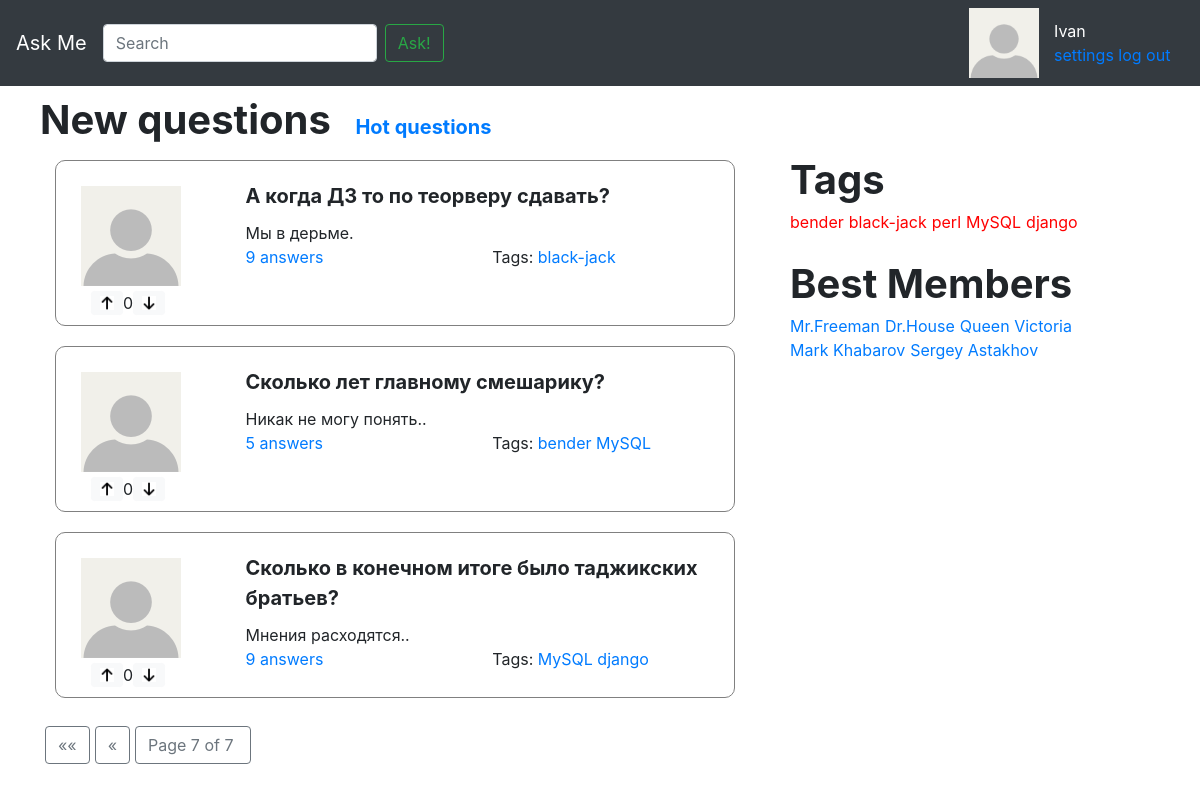
/?page=29, run on an earlier commit of the app's database.
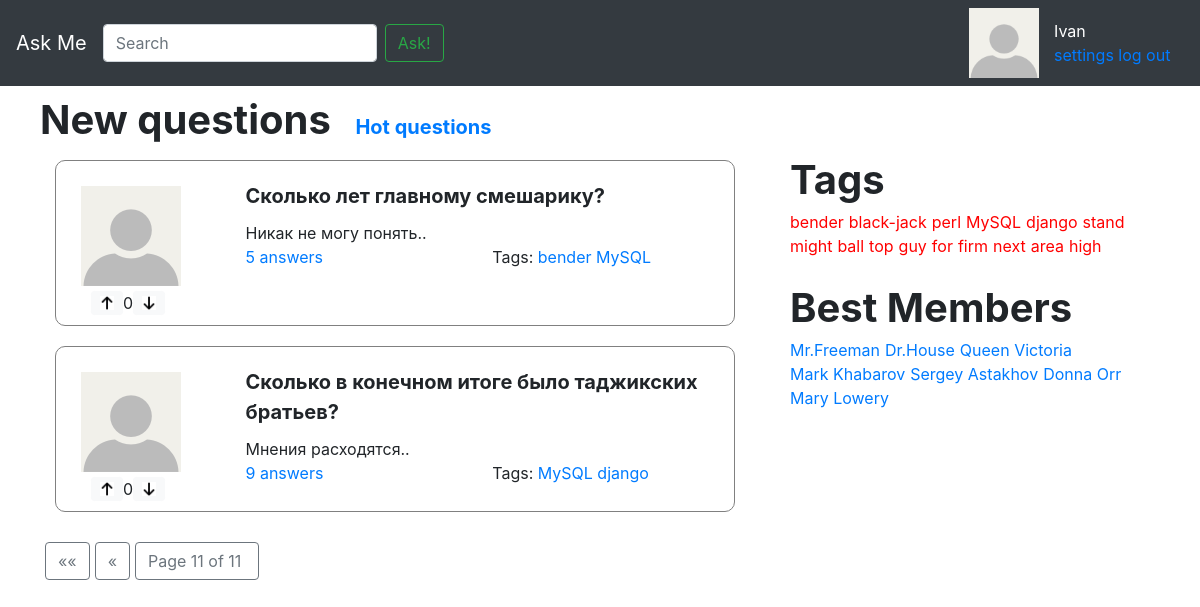
And on a later commit of the database.
### app/models.py (models this page shows, shortened)
class Question(models.Model):
	title = models.CharField(max_length = 256, verbose_name = 'Заголовок')
	text = models.TextField(verbose_name = 'Текст')
	date_create = models.DateTimeField(auto_now_add=True, verbose_name = 'Дата создания')
	author = models.ForeignKey('User', on_delete = models.CASCADE, verbose_name = 'Автор')
	tags = models.ManyToManyField('Tag', verbose_name = 'Тэги')
	marks = GenericRelation(Mark)
	objects = QuestionManager()
	def count_answers(self):
		return Answer.objects.question_answers(self.pk).count()
	class Meta:
		verbose_name = 'Вопрос'
		verbose_name_plural = 'Вопросы'

class User(models.Model):
	author = models.OneToOneField('Profile', on_delete=models.CASCADE)
	objects = UserManager()
	def __str__(self):
		return self.author.user_name
	class Meta:
		verbose_name = 'Пользователь'
		verbose_name_plural = 'Пользователи'

class Profile(models.Model):
	user_name = models.CharField(max_length = 256, verbose_name = 'Имя в системе')
	email = models.EmailField(verbose_name = 'E-mail', default = 'default@def.com', blank = True)
	image = models.ImageField(upload_to='static/img/', default = '111.jpg', blank = True)
	class Meta:
		verbose_name = 'Профиль'
		verbose_name_plural = 'Профили'

class Tag(models.Model):
	name = models.CharField(max_length = 256, unique = True, verbose_name = 'Название тэга')
	objects = TagManager()
	def __str__(self):
		return self.name
	class Meta:
		verbose_name = 'Тэг'
		verbose_name_plural = 'Тэги'

### app/views.py (the view)
# urls.py: path('', views.new_questions, name='index'),
def new_questions(request):
	new_questions = Question.objects.new_questions()
	question_pages = paginate(request, new_questions)
	return render(request, 'index.html', {
        'page_obj': question_pages,
    })

### app/models.py (called while the page is built)
	def get_all_users(self):
		return self.all()

	def count_rating(self):
		return self.filter(mark_type = Mark.MarkType.LIKE).count() - self.filter(mark_type = Mark.MarkType.DISLIKE).count()

	def new_questions(self):
		return self.all().prefetch_related('marks').order_by('-date_create')

	def question_answers(self, question_id):
		return self.filter(question__id = question_id).order_by('-date_create')

	def get_all_tags(self):
		return self.all()

### app/views.py (called while the page is built)
def paginate(request, object_list, per_page=3):
    paginator = Paginator(object_list, per_page)
    page_number = request.GET.get('page')
    page_obj = paginator.get_page(page_number)
    return page_obj

### askme/context_processors.py (called while the page is built)
def tags(arg):
	tags = Tag.objects.get_all_tags()
	return { 'tags': tags }

def best_members(arg):
	best_members = User.objects.get_all_users()
	return { 'members': best_members }

### templates/index.html
{% extends 'inc/base.html' %}
{% load static %}
{% block header %}
    <span href="" id="new_questions_text">New questions</a>
    <a href="{% url 'hot_questions' %}" id="hot_questions_text">Hot questions</a>
{% endblock header %}
{% block content %}
    {% for question in page_obj %}
        {% include 'inc/one_question.html' %}
    {% endfor %}
{% endblock content %}
{% block right %}
    {% include 'inc/tags_section.html' %}
{% endblock right %}

### templates/inc/one_question.html
{% load static %}
<div class="row question-box">
	<div class="col-3 question_box_left">
		<div class="row">
			<img src="../../static/img/{{ question.author.author.image }}" alt="My image" class="question-img">
		</div>
		<div class="row like_widget">
			<img class="btn btn-primary btn-sm btn-light" src="{% static 'img/like.jpg' %}" height="24">
            <div class="bd-highlight like-status"> {{ question.marks.count_rating }} </div>
            <img class="btn btn-primary btn-sm btn-light" src="{% static 'img/dislike.jpg' %}" height="24">
		</div>
	</div>
	<div class="col-9">
		<div class="question_box_right">
			<div class="question-title">{{ question.title }}</div>
			<div class="question-text">{{ question.text }}</div>
			<div class="row">
				<div class="col">
					<a class="ans_tag" href="{% url 'question_answers' question.id  %}">{{ question.count_answers }} answers</a>
				</div>
				<div class="col">
					<span class="ans_tag">Tags:</span>
					{% for tag in question.tags.get_all_tags %}
            			<a class="ans_tag" href="{% url 'tag' tag  %}">{{ tag }}</a>
        			{% endfor %}
				</div>
			</div>
		</div>
	</div>
</div>

### templates/inc/tags_section.html
<div>
    <div class="row">
        <span class="row tags_header">Tags</span>
    </div>
    <div class="row link_tags">
        {% for tag in tags %}
            <a class="sample_tag lang_tag" href="{% url 'tag' tag  %}">{{ tag }}</a>
        {% endfor %}
    </div>
</div>
<div>
    <div class="row">
        <span class="row tags_header">Best Members</span>
    </div>
    <div class="row link_tags">
        {% for member in members %}
            <a class="sample_tag" href="">{{ member }}</a>
        {% endfor %}
    </div>
</div>

What changed in the data, as far as the page shows it:
no longer on this page (row unchanged): Question: author.author.image (picture), marks.count_rating "0", title "А когда ДЗ то по теорверу сдавать?", text "Мы в дерьме.", count_answers "9", Tag (name "black-jack")
added Tag: name "stand"
added Tag: name "might"
added Tag: name "ball"
added Tag: name "top"
added Tag: name "guy"
added Tag: name "for"
added Tag: name "firm"
added Tag: name "next"
added Tag: name "area"
added Tag: name "high"
added User: author.user_name "Donna Orr"
added User: author.user_name "Mary Lowery"
Also different on the page:
{{ page_obj.number }}: "7" → "11"
{{ page_obj.paginator.num_pages }}: "7" → "11"
